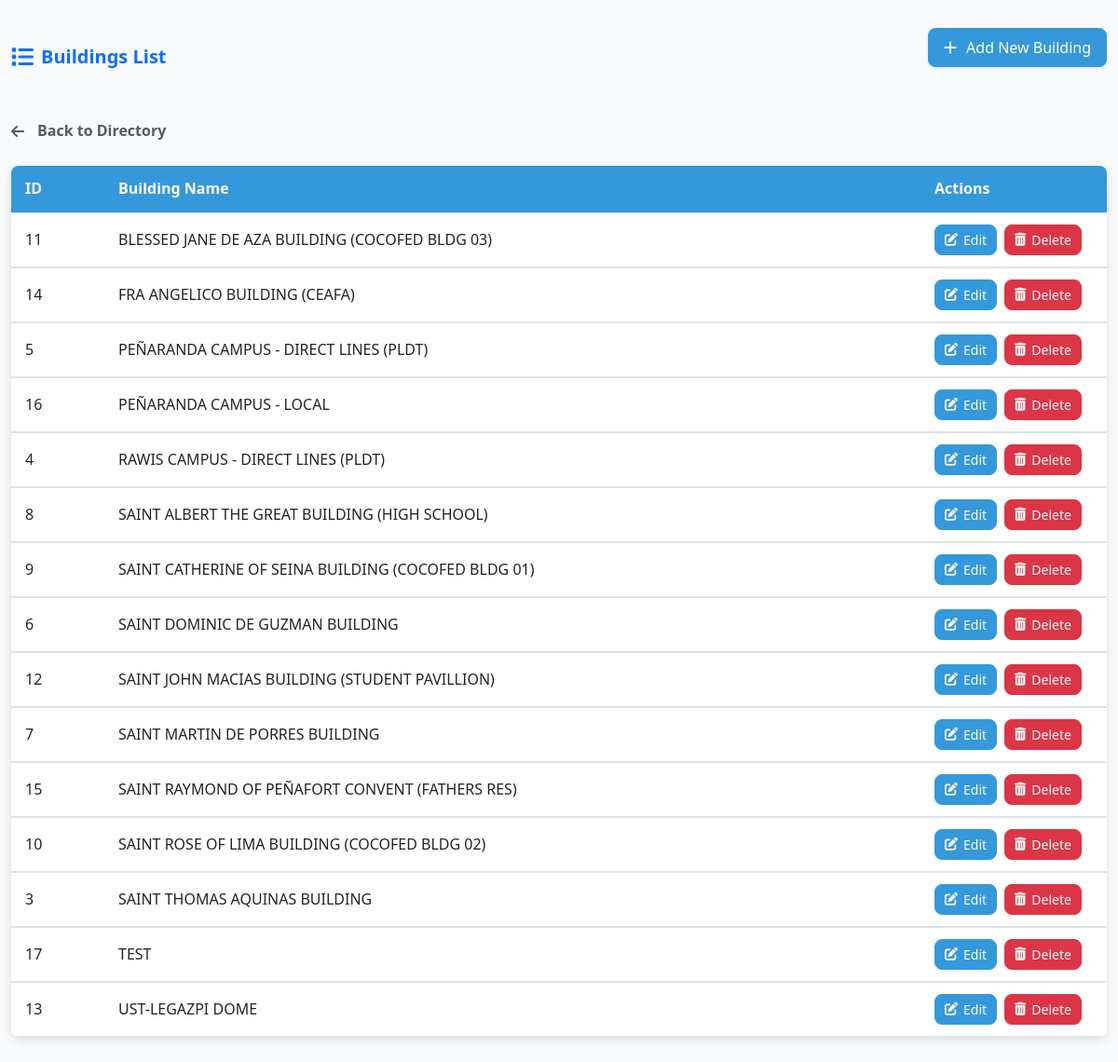
The app's page /manage_buildings.php (signed in) with its own data.
### tables this page shows
CREATE TABLE `buildings` (
  `id` int(11) NOT NULL,
  `building_name` varchar(100) NOT NULL
);

### manage_buildings.php (the view, shortened to what this page needs)
<?php
require 'db.php';
$buildings = $conn->query("SELECT * FROM buildings ORDER BY building_name");
?>
<!DOCTYPE html>
<html>
<head>
    <link href="https://cdn.jsdelivr.net/npm/bootstrap@5.3.0/dist/css/bootstrap.min.css" rel="stylesheet">
    <link rel="stylesheet" href="https://cdnjs.cloudflare.com/ajax/libs/font-awesome/6.4.0/css/all.min.css">
</head>
<body>
    <div class="container">
<div class="row mb-4 align-items-center">
    <div class="col-md-8 col-12 d-flex align-items-center mb-2 mb-md-0">
        <i class="fas fa-list text-primary me-2 fs-4"></i>
        <h3 class="h5 mb-0 fw-bold text-primary">Buildings List</h3>
    </div>
    <div class="col-md-4 col-12 text-md-end text-start">
        <button type="button"
                class="btn btn-primary shadow-sm add-building-btn"
                data-bs-toggle="modal"
                data-bs-target="#addBuildingModal">
            <i class="fas fa-plus me-1"></i> Add New Building
        </button>
    </div>
    <div class="col-12 mt-3">
        <a href="index.php" class="text-decoration-none back-link d-inline-flex align-items-center text-muted fw-semibold">
            <i class="fas fa-arrow-left me-2"></i> Back to Directory
        </a>
    </div>
</div>
        <div class="row">
            <div class="col-12">
                <div class="card">
                    <div class="card-body p-0">
                        <?php if ($buildings->num_rows > 0): ?>
                            <div class="table-responsive">
                                <table class="table table-hover mb-0">
                                    <thead>
                                        <tr>
                                            <th width="100">ID</th>
                                            <th>Building Name</th>
                                            <th width="200">Actions</th>
                                        </tr>
                                    </thead>
                                    <tbody>
                                        <?php while ($b = $buildings->fetch_assoc()): ?>
                                            <tr>
                                                <td><?= $b['id'] ?></td>
                                                <td><?= htmlspecialchars($b['building_name']) ?></td>
                                                <td class="action-btns">
                                                    <button class="btn btn-sm btn-primary edit-building-btn"
                                                            data-bs-toggle="modal"
                                                            data-bs-target="#editBuildingModal"
                                                            data-id="<?= $b['id'] ?>"
                                                            data-name="<?= htmlspecialchars($b['building_name']) ?>">
                                                        <i class="fas fa-edit"></i> Edit
                                                    </button>
                                                    <a href="?delete=<?= $b['id'] ?>"
                                                       class="btn btn-sm btn-danger"
                                                       onclick="return confirm('Are you sure you want to delete this building? This will delete all associated contacts.')">
                                                        <i class="fas fa-trash-alt"></i> Delete
                                                    </a>
                                                </td>
                                            </tr>
                                        <?php endwhile; ?>
                                    </tbody>
                                </table>
                            </div>
                        <?php endif; ?>
                    </div>
                </div>
            </div>
        </div>
    </div>
</body>
</html>

### manage_buildings.php (style rules this page uses)
:root { --primary-color: #3498db; --primary-hover: #2980b9; --secondary-color: #6c757d; --success-color: #28a745; --danger-color: #dc3545; --light-color: #f8f9fa; --dark-color: #343a40; --border-radius: 8px; --box-shadow: 0 4px 12px rgba(0, 0, 0, 0.08); --transition: all 0.3s ease; }
body { font-family: 'Segoe UI', Tahoma, Geneva, Verdana, sans-serif; background-color: #f8fafc; color: #333; line-height: 1.6; }
.container { max-width: 1200px; margin-top: 30px; margin-bottom: 50px; }
.card { border-radius: var(--border-radius); box-shadow: var(--box-shadow); margin-bottom: 25px; border: none; transition: var(--transition); }
.btn { border-radius: var(--border-radius); padding: 8px 16px; font-weight: 500; transition: var(--transition); display: inline-flex; align-items: center; gap: 6px; }
.btn-primary { background-color: var(--primary-color); border-color: var(--primary-color); }
.btn-danger { background-color: var(--danger-color); border-color: var(--danger-color); }
.btn-sm { padding: 5px 10px; font-size: 0.875rem; }
.table-responsive { border-radius: var(--border-radius); overflow: hidden; box-shadow: 0 2px 8px rgba(0, 0, 0, 0.05); }
.table { margin-bottom: 0; border-collapse: separate; border-spacing: 0; }
.table th { background-color: var(--primary-color); color: white; border-bottom: none; padding: 12px 15px; font-weight: 600; position: sticky; top: 0; }
.table td { vertical-align: middle; padding: 12px 15px; border-top: 1px solid #dee2e6; }
.table tr:nth-child(even) { background-color: rgba(52, 152, 219, 0.03); }
.action-btns { display: flex; gap: 8px; flex-wrap: wrap; }
.back-link { display: inline-flex; align-items: center; gap: 6px; margin-top: 20px; color: var(--primary-color); text-decoration: none; font-weight: 500; transition: var(--transition); }
.add-building-btn { margin-bottom: 20px; box-shadow: var(--box-shadow); }

### records on screen
buildings: id "11", building_name "BLESSED JANE DE AZA BUILDING (COCOFED BLDG 03)"
buildings: id "14", building_name "FRA ANGELICO BUILDING (CEAFA)"
buildings: id "5", building_name "PEÑARANDA CAMPUS - DIRECT LINES (PLDT)"
buildings: id "16", building_name "PEÑARANDA CAMPUS - LOCAL"
buildings: id "4", building_name "RAWIS CAMPUS - DIRECT LINES (PLDT)"
buildings: id "8", building_name "SAINT ALBERT THE GREAT BUILDING (HIGH SCHOOL)"
buildings: id "9", building_name "SAINT CATHERINE OF SEINA BUILDING (COCOFED BLDG 01)"
buildings: id "6", building_name "SAINT DOMINIC DE GUZMAN BUILDING"
buildings: id "12", building_name "SAINT JOHN MACIAS BUILDING (STUDENT PAVILLION)"
buildings: id "7", building_name "SAINT MARTIN DE PORRES BUILDING"
buildings: id "15", building_name "SAINT RAYMOND OF PEÑAFORT CONVENT (FATHERS RES)"
buildings: id "10", building_name "SAINT ROSE OF LIMA BUILDING (COCOFED BLDG 02)"
buildings: id "3", building_name "SAINT THOMAS AQUINAS BUILDING"
buildings: id "17", building_name "TEST"
buildings: id "13", building_name "UST-LEGAZPI DOME"
